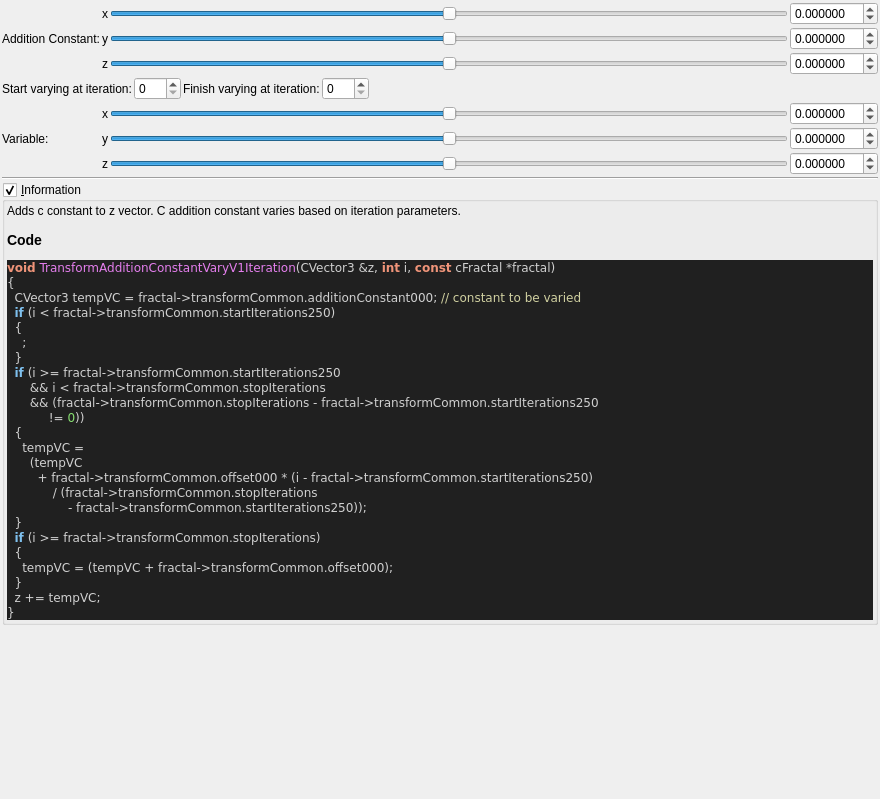
<?xml version="1.0" encoding="UTF-8"?>
<ui version="4.0">
 <class>transf_addition_constant_varyV1</class>
 <widget class="QWidget" name="Form">
  <property name="geometry">
   <rect>
    <x>0</x>
    <y>0</y>
    <width>880</width>
    <height>799</height>
   </rect>
  </property>
  <property name="windowTitle">
   <string notr="true">transf_addition_constant_varyV1</string>
  </property>
  <layout class="QVBoxLayout" name="verticalLayout">
   <property name="spacing">
    <number>2</number>
   </property>
   <property name="leftMargin">
    <number>2</number>
   </property>
   <property name="topMargin">
    <number>2</number>
   </property>
   <property name="rightMargin">
    <number>2</number>
   </property>
   <property name="bottomMargin">
    <number>2</number>
   </property>
   <item>
    <layout class="QGridLayout" name="gridLayout_44">
     <property name="spacing">
      <number>2</number>
     </property>
     <item row="4" column="1">
      <widget class="QLabel" name="label_167">
       <property name="text">
        <string notr="true">x</string>
       </property>
      </widget>
     </item>
     <item row="4" column="2">
      <widget class="QSlider" name="slider3_transf_offset_000_x">
       <property name="sizePolicy">
        <sizepolicy hsizetype="Expanding" vsizetype="Maximum">
         <horstretch>0</horstretch>
         <verstretch>0</verstretch>
        </sizepolicy>
       </property>
       <property name="minimum">
        <number>-5000000</number>
       </property>
       <property name="maximum">
        <number>5000000</number>
       </property>
       <property name="singleStep">
        <number>1</number>
       </property>
       <property name="orientation">
        <enum>Qt::Horizontal</enum>
       </property>
      </widget>
     </item>
     <item row="6" column="1">
      <widget class="QLabel" name="label_161">
       <property name="text">
        <string notr="true">z</string>
       </property>
      </widget>
     </item>
     <item row="5" column="2">
      <widget class="QSlider" name="slider3_transf_offset_000_y">
       <property name="sizePolicy">
        <sizepolicy hsizetype="Expanding" vsizetype="Maximum">
         <horstretch>0</horstretch>
         <verstretch>0</verstretch>
        </sizepolicy>
       </property>
       <property name="minimum">
        <number>-5000000</number>
       </property>
       <property name="maximum">
        <number>5000000</number>
       </property>
       <property name="singleStep">
        <number>1</number>
       </property>
       <property name="orientation">
        <enum>Qt::Horizontal</enum>
       </property>
      </widget>
     </item>
     <item row="2" column="3">
      <widget class="MyDoubleSpinBox" name="spinbox3_transf_addition_constant_z">
       <property name="sizePolicy">
        <sizepolicy hsizetype="Minimum" vsizetype="Maximum">
         <horstretch>0</horstretch>
         <verstretch>0</verstretch>
        </sizepolicy>
       </property>
       <property name="prefix">
        <string/>
       </property>
       <property name="suffix">
        <string/>
       </property>
       <property name="decimals">
        <number>6</number>
       </property>
       <property name="minimum">
        <double>-99.989999999999995</double>
       </property>
       <property name="maximum">
        <double>99.989999999999995</double>
       </property>
       <property name="singleStep">
        <double>0.100000000000000</double>
       </property>
      </widget>
     </item>
     <item row="5" column="3">
      <widget class="MyDoubleSpinBox" name="spinbox3_transf_offset_000_y">
       <property name="sizePolicy">
        <sizepolicy hsizetype="Minimum" vsizetype="Maximum">
         <horstretch>0</horstretch>
         <verstretch>0</verstretch>
        </sizepolicy>
       </property>
       <property name="prefix">
        <string/>
       </property>
       <property name="suffix">
        <string/>
       </property>
       <property name="decimals">
        <number>6</number>
       </property>
       <property name="minimum">
        <double>-99.989999999999995</double>
       </property>
       <property name="maximum">
        <double>99.989999999999995</double>
       </property>
       <property name="singleStep">
        <double>0.100000000000000</double>
       </property>
      </widget>
     </item>
     <item row="1" column="1">
      <widget class="QLabel" name="label_162">
       <property name="text">
        <string notr="true">y</string>
       </property>
      </widget>
     </item>
     <item row="6" column="2">
      <widget class="QSlider" name="slider3_transf_offset_000_z">
       <property name="sizePolicy">
        <sizepolicy hsizetype="Expanding" vsizetype="Maximum">
         <horstretch>0</horstretch>
         <verstretch>0</verstretch>
        </sizepolicy>
       </property>
       <property name="minimum">
        <number>-5000000</number>
       </property>
       <property name="maximum">
        <number>5000000</number>
       </property>
       <property name="singleStep">
        <number>1</number>
       </property>
       <property name="orientation">
        <enum>Qt::Horizontal</enum>
       </property>
      </widget>
     </item>
     <item row="0" column="1">
      <widget class="QLabel" name="label_160">
       <property name="text">
        <string notr="true">x</string>
       </property>
      </widget>
     </item>
     <item row="1" column="2">
      <widget class="QSlider" name="slider3_transf_addition_constant_y">
       <property name="sizePolicy">
        <sizepolicy hsizetype="Expanding" vsizetype="Maximum">
         <horstretch>0</horstretch>
         <verstretch>0</verstretch>
        </sizepolicy>
       </property>
       <property name="minimum">
        <number>-5000000</number>
       </property>
       <property name="maximum">
        <number>5000000</number>
       </property>
       <property name="singleStep">
        <number>1</number>
       </property>
       <property name="orientation">
        <enum>Qt::Horizontal</enum>
       </property>
      </widget>
     </item>
     <item row="0" column="3">
      <widget class="MyDoubleSpinBox" name="spinbox3_transf_addition_constant_x">
       <property name="sizePolicy">
        <sizepolicy hsizetype="Minimum" vsizetype="Maximum">
         <horstretch>0</horstretch>
         <verstretch>0</verstretch>
        </sizepolicy>
       </property>
       <property name="prefix">
        <string/>
       </property>
       <property name="suffix">
        <string/>
       </property>
       <property name="decimals">
        <number>6</number>
       </property>
       <property name="minimum">
        <double>-99.989999999999995</double>
       </property>
       <property name="maximum">
        <double>99.989999999999995</double>
       </property>
       <property name="singleStep">
        <double>0.100000000000000</double>
       </property>
      </widget>
     </item>
     <item row="2" column="2">
      <widget class="QSlider" name="slider3_transf_addition_constant_z">
       <property name="sizePolicy">
        <sizepolicy hsizetype="Expanding" vsizetype="Maximum">
         <horstretch>0</horstretch>
         <verstretch>0</verstretch>
        </sizepolicy>
       </property>
       <property name="minimum">
        <number>-5000000</number>
       </property>
       <property name="maximum">
        <number>5000000</number>
       </property>
       <property name="singleStep">
        <number>1</number>
       </property>
       <property name="orientation">
        <enum>Qt::Horizontal</enum>
       </property>
      </widget>
     </item>
     <item row="2" column="1">
      <widget class="QLabel" name="label_163">
       <property name="text">
        <string notr="true">z</string>
       </property>
      </widget>
     </item>
     <item row="0" column="2">
      <widget class="QSlider" name="slider3_transf_addition_constant_x">
       <property name="sizePolicy">
        <sizepolicy hsizetype="Preferred" vsizetype="Preferred">
         <horstretch>0</horstretch>
         <verstretch>0</verstretch>
        </sizepolicy>
       </property>
       <property name="minimum">
        <number>-5000000</number>
       </property>
       <property name="maximum">
        <number>5000000</number>
       </property>
       <property name="singleStep">
        <number>1</number>
       </property>
       <property name="orientation">
        <enum>Qt::Horizontal</enum>
       </property>
      </widget>
     </item>
     <item row="6" column="3">
      <widget class="MyDoubleSpinBox" name="spinbox3_transf_offset_000_z">
       <property name="sizePolicy">
        <sizepolicy hsizetype="Minimum" vsizetype="Maximum">
         <horstretch>0</horstretch>
         <verstretch>0</verstretch>
        </sizepolicy>
       </property>
       <property name="prefix">
        <string/>
       </property>
       <property name="suffix">
        <string/>
       </property>
       <property name="decimals">
        <number>6</number>
       </property>
       <property name="minimum">
        <double>-99.989999999999995</double>
       </property>
       <property name="maximum">
        <double>99.989999999999995</double>
       </property>
       <property name="singleStep">
        <double>0.100000000000000</double>
       </property>
      </widget>
     </item>
     <item row="1" column="3">
      <widget class="MyDoubleSpinBox" name="spinbox3_transf_addition_constant_y">
       <property name="sizePolicy">
        <sizepolicy hsizetype="Minimum" vsizetype="Maximum">
         <horstretch>0</horstretch>
         <verstretch>0</verstretch>
        </sizepolicy>
       </property>
       <property name="prefix">
        <string/>
       </property>
       <property name="suffix">
        <string/>
       </property>
       <property name="decimals">
        <number>6</number>
       </property>
       <property name="minimum">
        <double>-99.989999999999995</double>
       </property>
       <property name="maximum">
        <double>99.989999999999995</double>
       </property>
       <property name="singleStep">
        <double>0.100000000000000</double>
       </property>
      </widget>
     </item>
     <item row="4" column="3">
      <widget class="MyDoubleSpinBox" name="spinbox3_transf_offset_000_x">
       <property name="sizePolicy">
        <sizepolicy hsizetype="Minimum" vsizetype="Maximum">
         <horstretch>0</horstretch>
         <verstretch>0</verstretch>
        </sizepolicy>
       </property>
       <property name="prefix">
        <string/>
       </property>
       <property name="suffix">
        <string/>
       </property>
       <property name="decimals">
        <number>6</number>
       </property>
       <property name="minimum">
        <double>-99.989999999999995</double>
       </property>
       <property name="maximum">
        <double>99.989999999999995</double>
       </property>
       <property name="singleStep">
        <double>0.100000000000000</double>
       </property>
      </widget>
     </item>
     <item row="1" column="0">
      <widget class="QLabel" name="label_164">
       <property name="text">
        <string>Addition Constant:</string>
       </property>
      </widget>
     </item>
     <item row="5" column="1">
      <widget class="QLabel" name="label_165">
       <property name="text">
        <string notr="true">y</string>
       </property>
      </widget>
     </item>
     <item row="3" column="0" colspan="4">
      <layout class="QGridLayout" name="gridLayout_45">
       <item row="0" column="3">
        <widget class="MySpinBox" name="spinboxInt_transf_stop_iterations">
         <property name="sizePolicy">
          <sizepolicy hsizetype="Minimum" vsizetype="Maximum">
           <horstretch>0</horstretch>
           <verstretch>0</verstretch>
          </sizepolicy>
         </property>
         <property name="maximum">
          <number>250</number>
         </property>
        </widget>
       </item>
       <item row="0" column="4">
        <spacer name="horizontalSpacer_24">
         <property name="orientation">
          <enum>Qt::Horizontal</enum>
         </property>
         <property name="sizeHint" stdset="0">
          <size>
           <width>40</width>
           <height>20</height>
          </size>
         </property>
        </spacer>
       </item>
       <item row="0" column="1">
        <widget class="MySpinBox" name="spinboxInt_transf_start_iterations_250">
         <property name="sizePolicy">
          <sizepolicy hsizetype="Minimum" vsizetype="Maximum">
           <horstretch>0</horstretch>
           <verstretch>0</verstretch>
          </sizepolicy>
         </property>
         <property name="maximum">
          <number>250</number>
         </property>
        </widget>
       </item>
       <item row="0" column="2">
        <widget class="QLabel" name="label_169">
         <property name="text">
          <string>Finish varying at iteration:</string>
         </property>
        </widget>
       </item>
       <item row="0" column="0">
        <widget class="QLabel" name="label_171">
         <property name="text">
          <string>Start varying at iteration:</string>
         </property>
        </widget>
       </item>
      </layout>
     </item>
     <item row="5" column="0">
      <widget class="QLabel" name="label_166">
       <property name="text">
        <string>Variable:</string>
       </property>
      </widget>
     </item>
    </layout>
   </item>
   <item>
    <widget class="Line" name="line_31">
     <property name="orientation">
      <enum>Qt::Horizontal</enum>
     </property>
    </widget>
   </item>
   <item>
    <widget class="MyGroupBox" name="groupCheck_info">
     <property name="title">
      <string>&amp;Information</string>
     </property>
     <property name="flat">
      <bool>false</bool>
     </property>
     <property name="checkable">
      <bool>true</bool>
     </property>
     <layout class="QVBoxLayout" name="verticalLayout_2">
      <property name="spacing">
       <number>2</number>
      </property>
      <property name="leftMargin">
       <number>2</number>
      </property>
      <property name="topMargin">
       <number>2</number>
      </property>
      <property name="rightMargin">
       <number>2</number>
      </property>
      <property name="bottomMargin">
       <number>2</number>
      </property>
      <item>
       <widget class="QLabel" name="label_code_content">
        <property name="text">
         <string notr="true">&lt;p&gt;Adds c constant to z vector. C addition constant varies based on iteration parameters.&lt;/p&gt;&lt;table&gt;
&lt;/table&gt;
&lt;h3&gt;Code&lt;/h3&gt;
&lt;body style=&quot;background-color:#202020&quot;&gt;
&lt;pre style=&quot;color:#d0d0d0; background-color:#202020;  font-family:'Courier New',monospace;&quot;&gt;&lt;span style=&quot;color:#f09479; font-weight:bold&quot;&gt;void&lt;/span&gt; &lt;span style=&quot;color:#e47eed&quot;&gt;TransformAdditionConstantVaryV1Iteration&lt;/span&gt;&lt;span style=&quot;color:#d0d0d0&quot;&gt;(&lt;/span&gt;CVector3 &lt;span style=&quot;color:#d0d0d0&quot;&gt;&amp;amp;&lt;/span&gt;z&lt;span style=&quot;color:#d0d0d0&quot;&gt;,&lt;/span&gt; &lt;span style=&quot;color:#f09479; font-weight:bold&quot;&gt;int&lt;/span&gt; i&lt;span style=&quot;color:#d0d0d0&quot;&gt;,&lt;/span&gt; &lt;span style=&quot;color:#f09479; font-weight:bold&quot;&gt;const&lt;/span&gt; cFractal &lt;span style=&quot;color:#d0d0d0&quot;&gt;*&lt;/span&gt;fractal&lt;span style=&quot;color:#d0d0d0&quot;&gt;)&lt;/span&gt;
&lt;span style=&quot;color:#d0d0d0&quot;&gt;{&lt;/span&gt;
  CVector3 tempVC &lt;span style=&quot;color:#d0d0d0&quot;&gt;=&lt;/span&gt; fractal&lt;span style=&quot;color:#d0d0d0&quot;&gt;-&amp;gt;&lt;/span&gt;transformCommon&lt;span style=&quot;color:#d0d0d0&quot;&gt;.&lt;/span&gt;additionConstant000&lt;span style=&quot;color:#d0d0d0&quot;&gt;;&lt;/span&gt; &lt;span style=&quot;color:#d0d0a0&quot;&gt;// constant to be varied&lt;/span&gt;
  &lt;span style=&quot;color:#7ec0ee; font-weight:bold&quot;&gt;if&lt;/span&gt; &lt;span style=&quot;color:#d0d0d0&quot;&gt;(&lt;/span&gt;i &lt;span style=&quot;color:#d0d0d0&quot;&gt;&amp;lt;&lt;/span&gt; fractal&lt;span style=&quot;color:#d0d0d0&quot;&gt;-&amp;gt;&lt;/span&gt;transformCommon&lt;span style=&quot;color:#d0d0d0&quot;&gt;.&lt;/span&gt;startIterations250&lt;span style=&quot;color:#d0d0d0&quot;&gt;)&lt;/span&gt;
  &lt;span style=&quot;color:#d0d0d0&quot;&gt;{&lt;/span&gt;
    &lt;span style=&quot;color:#d0d0d0&quot;&gt;;&lt;/span&gt;
  &lt;span style=&quot;color:#d0d0d0&quot;&gt;}&lt;/span&gt;
  &lt;span style=&quot;color:#7ec0ee; font-weight:bold&quot;&gt;if&lt;/span&gt; &lt;span style=&quot;color:#d0d0d0&quot;&gt;(&lt;/span&gt;i &lt;span style=&quot;color:#d0d0d0&quot;&gt;&amp;gt;=&lt;/span&gt; fractal&lt;span style=&quot;color:#d0d0d0&quot;&gt;-&amp;gt;&lt;/span&gt;transformCommon&lt;span style=&quot;color:#d0d0d0&quot;&gt;.&lt;/span&gt;startIterations250
      &lt;span style=&quot;color:#d0d0d0&quot;&gt;&amp;amp;&amp;amp;&lt;/span&gt; i &lt;span style=&quot;color:#d0d0d0&quot;&gt;&amp;lt;&lt;/span&gt; fractal&lt;span style=&quot;color:#d0d0d0&quot;&gt;-&amp;gt;&lt;/span&gt;transformCommon&lt;span style=&quot;color:#d0d0d0&quot;&gt;.&lt;/span&gt;stopIterations
      &lt;span style=&quot;color:#d0d0d0&quot;&gt;&amp;amp;&amp;amp; (&lt;/span&gt;fractal&lt;span style=&quot;color:#d0d0d0&quot;&gt;-&amp;gt;&lt;/span&gt;transformCommon&lt;span style=&quot;color:#d0d0d0&quot;&gt;.&lt;/span&gt;stopIterations &lt;span style=&quot;color:#d0d0d0&quot;&gt;-&lt;/span&gt; fractal&lt;span style=&quot;color:#d0d0d0&quot;&gt;-&amp;gt;&lt;/span&gt;transformCommon&lt;span style=&quot;color:#d0d0d0&quot;&gt;.&lt;/span&gt;startIterations250
           &lt;span style=&quot;color:#d0d0d0&quot;&gt;!=&lt;/span&gt; &lt;span style=&quot;color:#87df71&quot;&gt;0&lt;/span&gt;&lt;span style=&quot;color:#d0d0d0&quot;&gt;))&lt;/span&gt;
  &lt;span style=&quot;color:#d0d0d0&quot;&gt;{&lt;/span&gt;
    tempVC &lt;span style=&quot;color:#d0d0d0&quot;&gt;=&lt;/span&gt;
      &lt;span style=&quot;color:#d0d0d0&quot;&gt;(&lt;/span&gt;tempVC
        &lt;span style=&quot;color:#d0d0d0&quot;&gt;+&lt;/span&gt; fractal&lt;span style=&quot;color:#d0d0d0&quot;&gt;-&amp;gt;&lt;/span&gt;transformCommon&lt;span style=&quot;color:#d0d0d0&quot;&gt;.&lt;/span&gt;offset000 &lt;span style=&quot;color:#d0d0d0&quot;&gt;* (&lt;/span&gt;i &lt;span style=&quot;color:#d0d0d0&quot;&gt;-&lt;/span&gt; fractal&lt;span style=&quot;color:#d0d0d0&quot;&gt;-&amp;gt;&lt;/span&gt;transformCommon&lt;span style=&quot;color:#d0d0d0&quot;&gt;.&lt;/span&gt;startIterations250&lt;span style=&quot;color:#d0d0d0&quot;&gt;)&lt;/span&gt;
            &lt;span style=&quot;color:#d0d0d0&quot;&gt;/ (&lt;/span&gt;fractal&lt;span style=&quot;color:#d0d0d0&quot;&gt;-&amp;gt;&lt;/span&gt;transformCommon&lt;span style=&quot;color:#d0d0d0&quot;&gt;.&lt;/span&gt;stopIterations
                &lt;span style=&quot;color:#d0d0d0&quot;&gt;-&lt;/span&gt; fractal&lt;span style=&quot;color:#d0d0d0&quot;&gt;-&amp;gt;&lt;/span&gt;transformCommon&lt;span style=&quot;color:#d0d0d0&quot;&gt;.&lt;/span&gt;startIterations250&lt;span style=&quot;color:#d0d0d0&quot;&gt;));&lt;/span&gt;
  &lt;span style=&quot;color:#d0d0d0&quot;&gt;}&lt;/span&gt;
  &lt;span style=&quot;color:#7ec0ee; font-weight:bold&quot;&gt;if&lt;/span&gt; &lt;span style=&quot;color:#d0d0d0&quot;&gt;(&lt;/span&gt;i &lt;span style=&quot;color:#d0d0d0&quot;&gt;&amp;gt;=&lt;/span&gt; fractal&lt;span style=&quot;color:#d0d0d0&quot;&gt;-&amp;gt;&lt;/span&gt;transformCommon&lt;span style=&quot;color:#d0d0d0&quot;&gt;.&lt;/span&gt;stopIterations&lt;span style=&quot;color:#d0d0d0&quot;&gt;)&lt;/span&gt;
  &lt;span style=&quot;color:#d0d0d0&quot;&gt;{&lt;/span&gt;
    tempVC &lt;span style=&quot;color:#d0d0d0&quot;&gt;= (&lt;/span&gt;tempVC &lt;span style=&quot;color:#d0d0d0&quot;&gt;+&lt;/span&gt; fractal&lt;span style=&quot;color:#d0d0d0&quot;&gt;-&amp;gt;&lt;/span&gt;transformCommon&lt;span style=&quot;color:#d0d0d0&quot;&gt;.&lt;/span&gt;offset000&lt;span style=&quot;color:#d0d0d0&quot;&gt;);&lt;/span&gt;
  &lt;span style=&quot;color:#d0d0d0&quot;&gt;}&lt;/span&gt;
  z &lt;span style=&quot;color:#d0d0d0&quot;&gt;+=&lt;/span&gt; tempVC&lt;span style=&quot;color:#d0d0d0&quot;&gt;;&lt;/span&gt;
&lt;span style=&quot;color:#d0d0d0&quot;&gt;}&lt;/span&gt;
&lt;/pre&gt;
&lt;/body&gt;</string>
        </property>
        <property name="wordWrap">
         <bool>true</bool>
        </property>
        <property name="openExternalLinks">
         <bool>true</bool>
        </property>
        <property name="textInteractionFlags">
         <set>Qt::LinksAccessibleByMouse|Qt::TextSelectableByMouse</set>
        </property>
       </widget>
      </item>
     </layout>
    </widget>
   </item>
   <item>
    <spacer name="verticalSpacer">
     <property name="orientation">
      <enum>Qt::Vertical</enum>
     </property>
     <property name="sizeHint" stdset="0">
      <size>
       <width>20</width>
       <height>40</height>
      </size>
     </property>
    </spacer>
   </item>
  </layout>
 </widget>
 <customwidgets>
  <customwidget>
   <class>MyDoubleSpinBox</class>
   <extends>QDoubleSpinBox</extends>
   <header>my_double_spin_box.h</header>
  </customwidget>
  <customwidget>
   <class>MyGroupBox</class>
   <extends>QGroupBox</extends>
   <header>my_group_box.h</header>
   <container>1</container>
  </customwidget>
  <customwidget>
   <class>MySpinBox</class>
   <extends>QSpinBox</extends>
   <header>my_spin_box.h</header>
  </customwidget>
 </customwidgets>
 <tabstops>
  <tabstop>slider3_transf_addition_constant_x</tabstop>
  <tabstop>spinbox3_transf_addition_constant_x</tabstop>
  <tabstop>slider3_transf_addition_constant_y</tabstop>
  <tabstop>spinbox3_transf_addition_constant_y</tabstop>
  <tabstop>slider3_transf_addition_constant_z</tabstop>
  <tabstop>spinbox3_transf_addition_constant_z</tabstop>
  <tabstop>spinboxInt_transf_start_iterations_250</tabstop>
  <tabstop>spinboxInt_transf_stop_iterations</tabstop>
  <tabstop>slider3_transf_offset_000_x</tabstop>
  <tabstop>spinbox3_transf_offset_000_x</tabstop>
  <tabstop>slider3_transf_offset_000_y</tabstop>
  <tabstop>spinbox3_transf_offset_000_y</tabstop>
  <tabstop>slider3_transf_offset_000_z</tabstop>
  <tabstop>spinbox3_transf_offset_000_z</tabstop>
  <tabstop>groupCheck_info</tabstop>
 </tabstops>
 <resources/>
 <connections/>
</ui>
